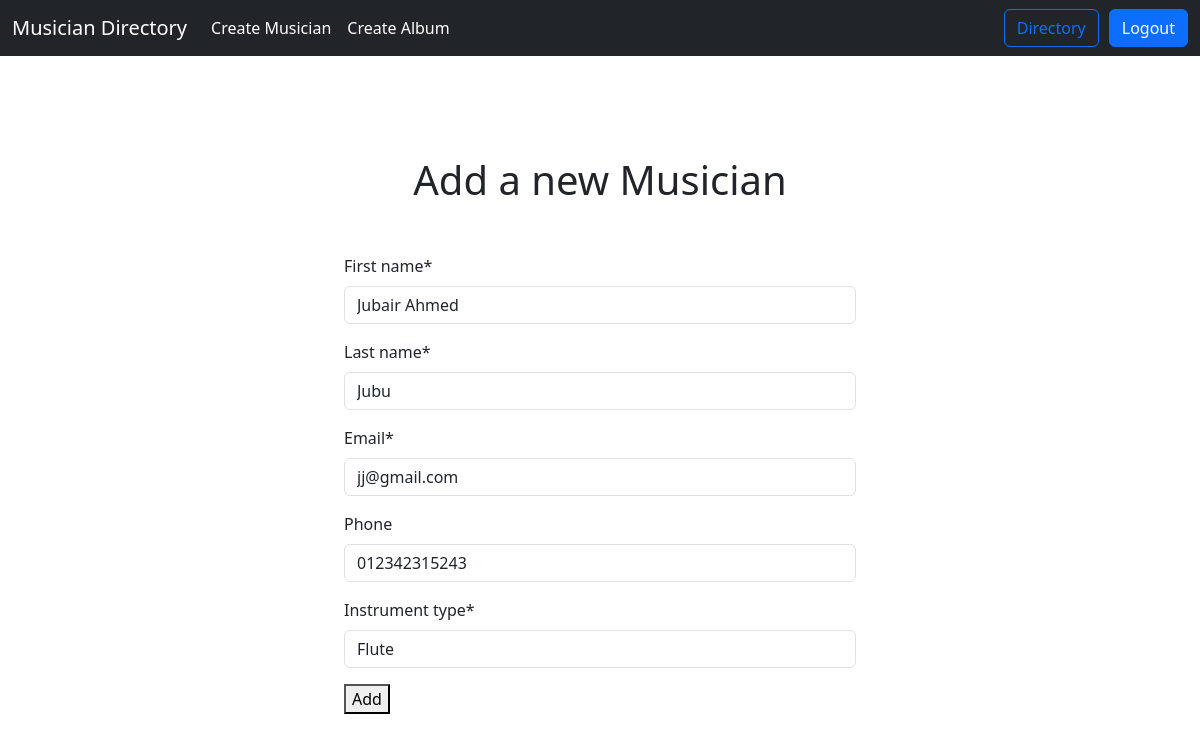
The app's page /musician/edit/10/ (signed in) with its own data.
### musician/models.py (models this page shows, shortened)
class MusicianModel(models.Model):
    first_name = models.CharField(max_length=20)
    last_name = models.CharField(max_length=20)
    email = models.EmailField()
    phone = models.CharField(max_length=12, blank=True, null=True)
    instrument_type = models.CharField(max_length=20)

### musician/views.py (the view)
# urls.py: path('edit/<int:id>/', views.update_musician.as_view(), name='update'),
@method_decorator(login_required,name='dispatch')
class update_musician(UpdateView):
    model = models.MusicianModel
    form_class = forms.MusicianForm
    template_name = 'addmusician.html'
    pk_url_kwarg = 'id'
    success_url = reverse_lazy('homapage')

### musician/forms.py
class MusicianForm(forms.ModelForm):
    class Meta:
        model = MusicianModel
        fields = "__all__"

### musician/templates/addmusician.html (shortened to what this page needs)
{% extends 'base.html' %}
{% load crispy_forms_tags %}
{% block content %}
    <h1 class='text-center'> Add a new Musician</h1>
    <form method="post" style="width: 50%; margin: 50px auto;">
        {{ form | crispy }}
        <button type="submit">Add</button>
    </form>
{% endblock content %}

### records on screen
MusicianModel: first_name "Jubair Ahmed", last_name "Jubu", email "jj@gmail.com", phone "012342315243", instrument_type "Flute"
